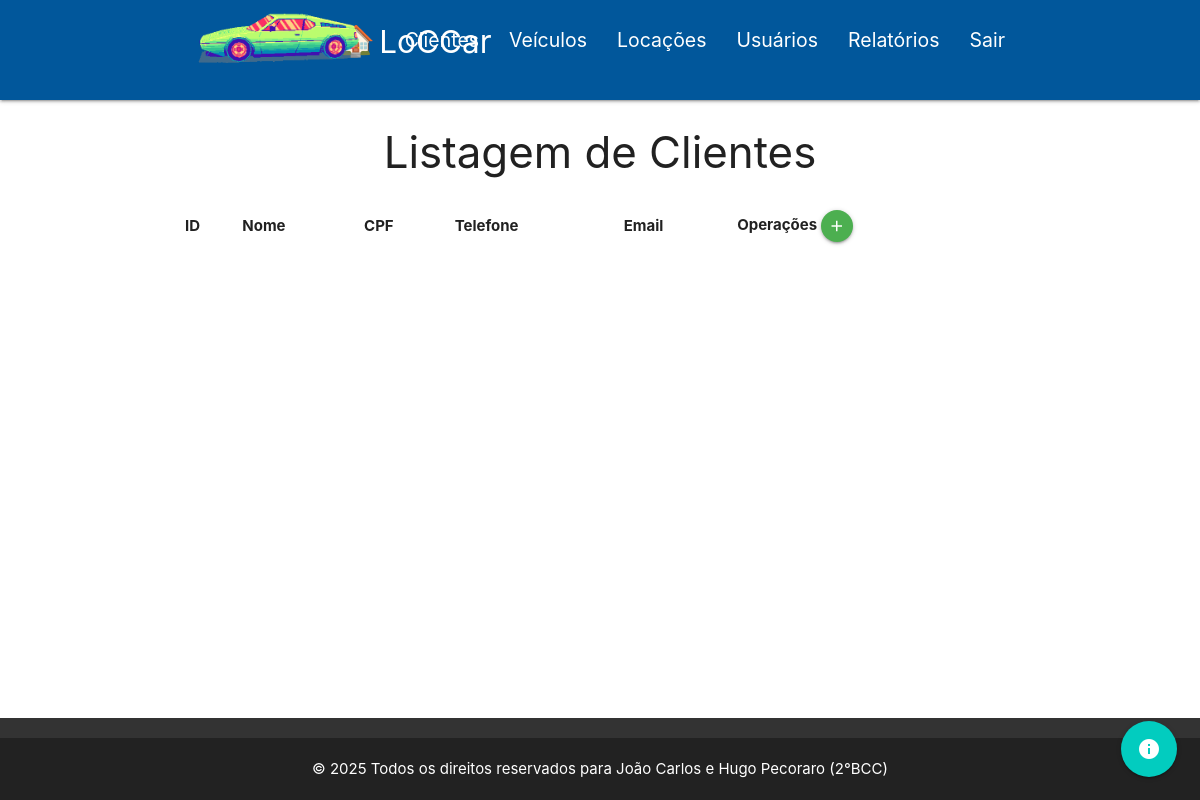
Before: /VIEW/cliente/lstCliente.php (signed in) with the older database file.
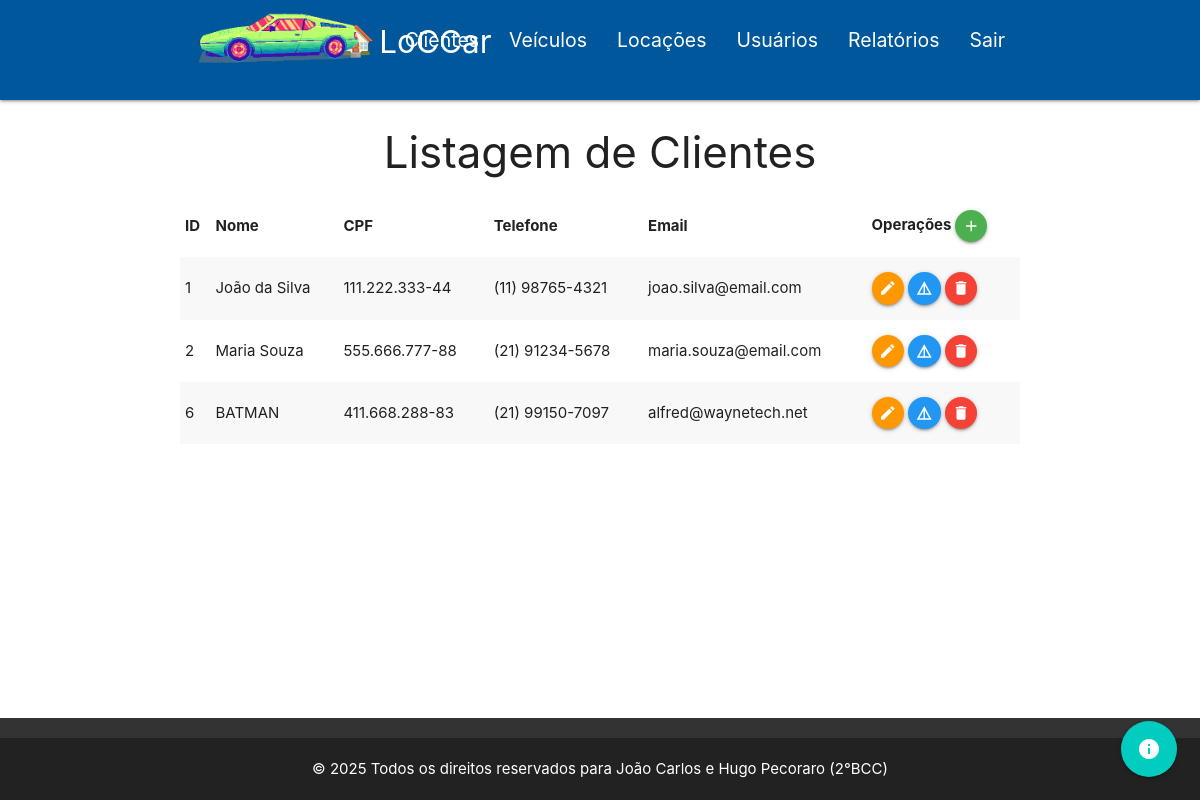
After: the same page with the newer database file.
### tables this page shows
CREATE TABLE `cliente` (
  `id` int(11) NOT NULL,
  `nome` varchar(100) NOT NULL,
  `cpf` varchar(14) NOT NULL,
  `telefone` varchar(15) NOT NULL,
  `email` varchar(100) NOT NULL
);

### DAL/cliente.php (called while the page is built, shortened)
<?php
include_once $_SERVER['DOCUMENT_ROOT'] . '/locadora_carros/MODEL/cliente.php';
include_once $_SERVER['DOCUMENT_ROOT'] . '/locadora_carros/DAL/conexao.php';
class ClienteDAL {
    public function Select() {
        $sql = "SELECT * FROM cliente;";
        $con = Conexao::conectar();
        $registros = $con->query($sql);
        $lstClientes = [];
        foreach ($registros as $linha) {
            $cliente = new \MODEL\Cliente();
            $cliente->setId($linha['id']);
            $cliente->setNome($linha['nome']);
            $cliente->setCpf($linha['cpf']);
            $cliente->setTelefone($linha['telefone']);
            $cliente->setEmail($linha['email']);
            $lstClientes[] = $cliente;
        }
        return $lstClientes;
    }
}
?>

### DAL/conexao.php (called while the page is built, shortened)
<?php
class Conexao {
    private static $dbNome = 'locadora_carros';
    private static $dbHost = 'localhost';
    private static $dbUsuario = 'root';
    private static $dbSenha = '';
    private static $cont = null;
    public static function conectar() {
        if (self::$cont == null) {
            try {
                self::$cont = new PDO("mysql:host=" . self::$dbHost . ";dbname=" . self::$dbNome, self::$dbUsuario, self::$dbSenha);
            } catch (\PDOException $exception) {
                die($exception->getMessage());
            }
        }
        return self::$cont;
    }
    public static function desconectar() {
        self::$cont = null;
        return self::$cont;
    }
}
?>

### MODEL/cliente.php (called while the page is built, shortened)
<?php
class Cliente {
    private ?int $id;
    private ?string $nome;
    private ?string $cpf;
    private ?string $telefone;
    private ?string $email;
    public function getId(): ?int {
        return $this->id;
    }
    public function setId(int $id) {
        $this->id = $id;
    }
    public function getNome(): ?string {
        return $this->nome;
    }
    public function setNome(string $nome) {
        $this->nome = $nome;
    }
    public function getCpf(): ?string {
        return $this->cpf;
    }
    public function setCpf(string $cpf) {
        $this->cpf = $cpf;
    }
    public function getTelefone(): ?string {
        return $this->telefone;
    }
    public function setTelefone(string $telefone) {
        $this->telefone = $telefone;
    }
    public function getEmail(): ?string {
        return $this->email;
    }
    public function setEmail(string $email) {
        $this->email = $email;
    }
}
?>

### VIEW/cliente/lstCliente.php (the view, shortened to what this page needs)
<?php
include_once $_SERVER['DOCUMENT_ROOT'] . '/locadora_carros/DAL/cliente.php';
include_once $_SERVER['DOCUMENT_ROOT'] . '/locadora_carros/VIEW/menus/menu.php';
$dalCliente = new \DAL\ClienteDAL();
$lstClientes = $dalCliente->Select();
?>
<div class="container">
    <h3 class="center-align">Listagem de Clientes</h3>
    <table class="striped responsive-table">
        <thead>
            <tr>
                <th>ID</th>
                <th>Nome</th>
                <th>CPF</th>
                <th>Telefone</th>
                <th>Email</th>
                <th>Operações
                    <a class="btn-floating btn-small waves-effect waves-light green" onclick="JavaScript:location.href='frmInsCliente.php'">
                        <i class="material-icons">add</i>
                    </a>
                </th>
            </tr>
        </thead>
        <tbody>
            <?php foreach ($lstClientes as $cliente) { ?>
                <tr>
                    <td><?php echo $cliente->getId(); ?></td>
                    <td><?php echo $cliente->getNome(); ?></td>
                    <td><?php echo $cliente->getCpf(); ?></td>
                    <td><?php echo $cliente->getTelefone(); ?></td>
                    <td><?php echo $cliente->getEmail(); ?></td>
                    <td>
                        <a class="btn-floating btn-small waves-effect waves-light orange" onclick="JavaScript:location.href='frmEdtCliente.php?id=<?php echo $cliente->getId(); ?>'">
                            <i class="material-icons">edit</i>
                        </a>
                        <a class="btn-floating btn-small waves-effect waves-light blue" onclick="JavaScript:location.href='frmDetCliente.php?id=<?php echo $cliente->getId(); ?>'">
                            <i class="material-icons">details</i>
                        </a>
                        <a class="btn-floating btn-small waves-effect waves-light red" onclick="remover(<?php echo $cliente->getId(); ?>)">
                            <i class="material-icons">delete</i>
                        </a>
                    </td>
                </tr>
            <?php } ?>
        </tbody>
    </table>
</div>
<?php include_once $_SERVER['DOCUMENT_ROOT'] . '/locadora_carros/VIEW/menus/footer.php'; ?>

Changed rows visible on the page:
added cliente: id "1", nome "João da Silva", cpf "111.222.333-44", telefone "(11) 98765-4321", email "joao.silva@email.com"
added cliente: id "2", nome "Maria Souza", cpf "555.666.777-88", telefone "(21) 91234-5678", email "maria.souza@email.com"
added cliente: id "6", nome "BATMAN", cpf "411.668.288-83", telefone "(21) 99150-7097", email "alfred@waynetech.net"
